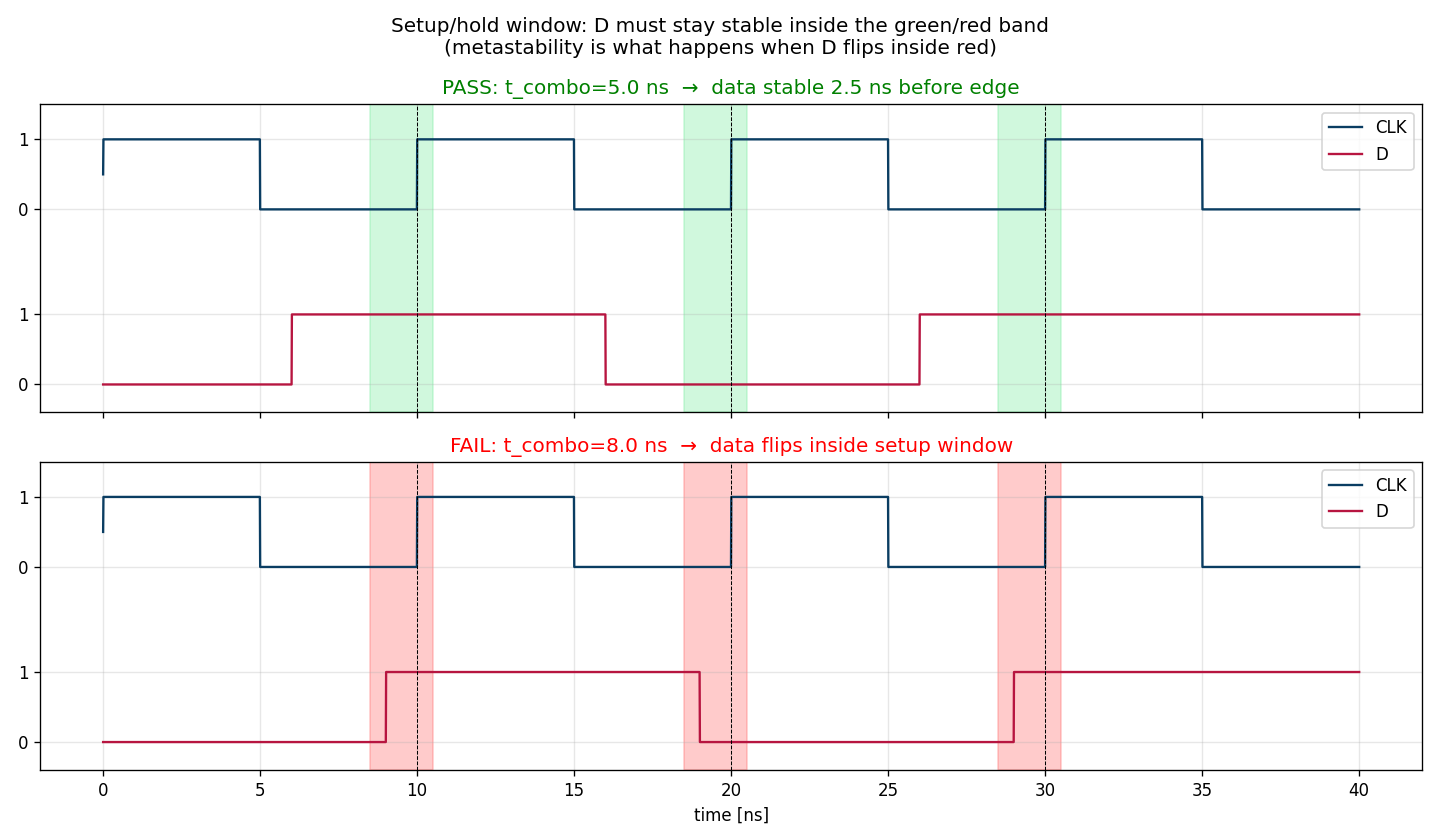

The script that saved this image:
"""
Chapter 4.3 - Setup / hold time: why your synthesis tool yells at you.

Phenomenon
----------
A D flip-flop has a *capture window* around the clock edge: the data input
must be stable from t_setup *before* the edge until t_hold *after* it.
If the data changes inside this window, the flip-flop can metastable —
its output dwells at an indeterminate voltage for an unbounded time
(unbounded *in theory*; unbounded *in practice* up to many nanoseconds).

This is the constraint behind every "static timing analysis" report:

    t_clk_period >= t_clk-q + t_combinational + t_setup + t_skew

If this inequality fails, your design is broken at that frequency.
"""
import numpy as np
import torch
import matplotlib.pyplot as plt
import os

torch.set_default_dtype(torch.float64)

# Timing parameters (made up but realistic for a slowish process)
t_period       = 10.0   # ns (100 MHz)
t_setup        = 1.5    # ns
t_hold         = 0.5    # ns
t_clk_to_q     = 1.0    # ns
t_combo_short  = 5.0    # ns  -> meets timing
t_combo_long   = 8.0    # ns  -> setup violation

t = np.linspace(0, 4 * t_period, 4000)

def square_clock(t, period):
    return 0.5 * (np.sign(np.sin(2 * np.pi * t / period)) + 1)

clk = square_clock(t, t_period)

# Find rising clock edges
edges = []
for k in range(1, len(clk)):
    if clk[k] > 0.5 and clk[k-1] <= 0.5:
        edges.append(t[k])
edges = np.array(edges)

# CASE A: short combinational path -- data stable well before setup window
data_A = np.zeros_like(t)
for k, e in enumerate(edges):
    # data flips t_clk_to_q + t_combo_short after the previous edge
    if k == 0: continue
    flip_t = edges[k-1] + t_clk_to_q + t_combo_short
    data_A[t >= flip_t] = (k % 2)
# CASE B: long combinational path -- data flips inside the setup window
data_B = np.zeros_like(t)
for k, e in enumerate(edges):
    if k == 0: continue
    flip_t = edges[k-1] + t_clk_to_q + t_combo_long
    data_B[t >= flip_t] = (k % 2)

# ---------- Plot ----------
fig, axes = plt.subplots(2, 1, figsize=(12, 7), sharex=True)

for ax, data, title, ok in zip(
    axes,
    [data_A, data_B],
    [f"PASS: t_combo={t_combo_short} ns  →  data stable {t_period - t_clk_to_q - t_combo_short - t_setup:.1f} ns before edge",
     f"FAIL: t_combo={t_combo_long} ns  →  data flips inside setup window"],
    [True, False],
):
    ax.plot(t, clk + 2.5, color="#0a3d62", lw=1.4, label="CLK")
    ax.plot(t, data, color="#b71540", lw=1.4, label="D")
    # Highlight setup windows
    for e in edges[1:]:
        ax.axvspan(e - t_setup, e + t_hold, color=("#7bed9f" if ok else "#ff6b6b"), alpha=0.35)
        ax.axvline(e, ls="--", color="black", lw=0.6)
    ax.set_title(title, color=("green" if ok else "red"))
    ax.set_ylim(-0.4, 4.0)
    ax.set_yticks([0, 1, 2.5, 3.5])
    ax.set_yticklabels(["0", "1", "0", "1"])
    ax.legend(loc="upper right"); ax.grid(alpha=0.3)
axes[1].set_xlabel("time [ns]")

fig.suptitle("Setup/hold window: D must stay stable inside the green/red band\n"
             "(metastability is what happens when D flips inside red)",
             fontsize=12)
fig.tight_layout()
out_path = os.path.join(os.path.dirname(__file__), "setup_hold_timing.png")
fig.savefig(out_path, dpi=120)
print(f"saved {out_path}")
